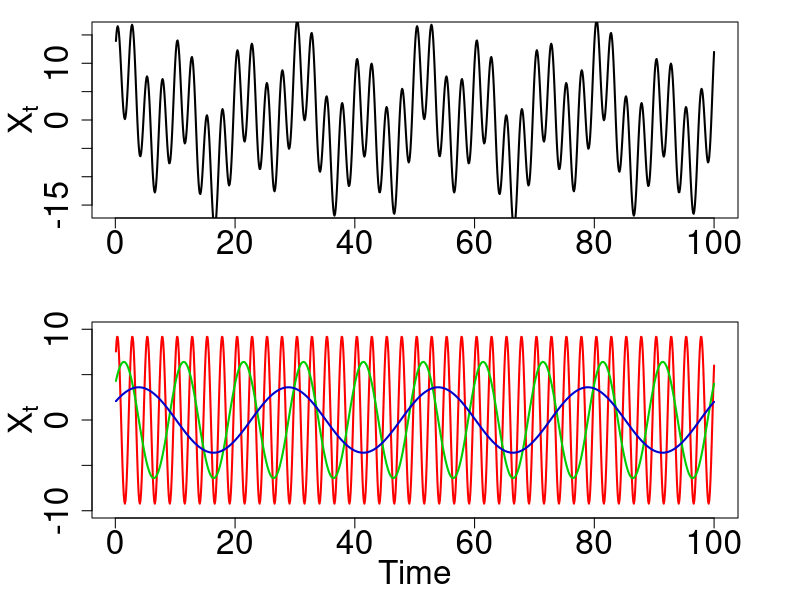

Source code (R):
# set graphical parameters
par(mfrow = c(2, 1), mar = c(4, 4.5, 1, 3) + 0.1, mgp = c(2.5, 1, 0))

# create different time series
t  = (1:1000) / 10
x1 = 2 * cos(2 * pi * t * 4 / 100) + 3 * sin(2 * pi * t * 4 / 100)
x2 = 4 * cos(2 * pi * t * 10 / 100) + 5 * sin(2 * pi * t * 10 / 100)
x3 = 6 * cos(2 * pi * t * 40 / 100) + 7 * sin(2 * pi * t * 40 / 100)
x  = x1 + x2 + x3

# plot decomposed time series
plot(t, x, ylab = expression(X[t]), xlab = "", cex.axis = 2,
     cex.lab = 2, type = "l", lwd = 2, ylim = c(-16, 16))

plot(t, x3, ylab = expression(X[t]), xlab = "Time", cex.axis = 2,
     cex.lab = 2, type = "l", col = "red", lwd = 2, ylim = c(-10, 10))
lines(t, x2, col = "green3", lwd = 2)
lines(t, x1, col = "blue3", lwd = 2)